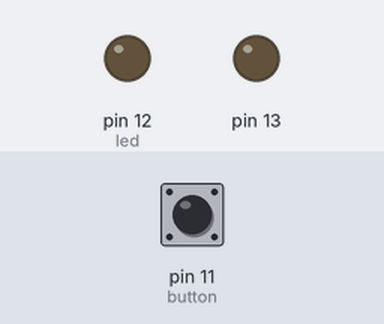
This sketch was run on a simulated Arduino Uno, built with avr-gcc and run on an emulated ATmega328P. On the bench: output pins drawn as LEDs (lit = HIGH). The inputs (shaded band) are chosen by the test bench; at power-on: pin 11 (button) HIGH.

Above: at 1.2 s.
1.3 s: pin 11 (button) pulled LOW for 0.15 s
At 1.37 s:
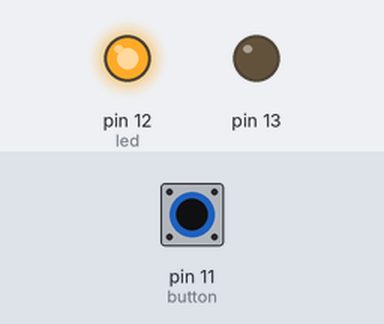
2.9 s: pin 11 (button) pulled LOW for 3.2 s
At 6.9 s:
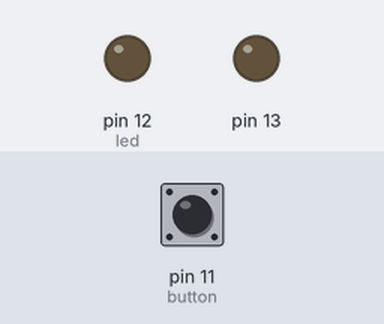
Timing chart, 0 to 8.4 s (numbered marks = the images above; inputs shaded):
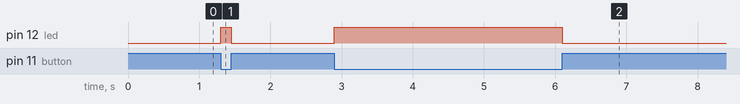

The sketch:

button.ino
```cpp
#define led 12
#define button 11

void setup() {
  pinMode(13, OUTPUT);
  digitalWrite(13, LOW);

  pinMode(led, OUTPUT);
  pinMode(button, INPUT);
  digitalWrite(button, HIGH);
}

void loop() {
  digitalWrite(led, 1 - digitalRead(button));
}
```

Measured:
- after the input at 1.3 s, pin 12 (led): LOW → HIGH at once, → LOW 0.15 s later
- after the input at 2.9 s, pin 12 (led): LOW → HIGH at once, → LOW 3.2 s later
